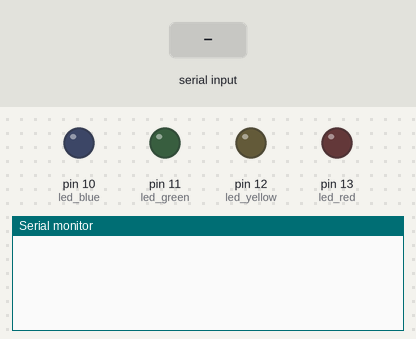
This sketch was run on a simulated Arduino Uno, built with avr-gcc and run on an emulated ATmega328P. Shown: output pins drawn as LEDs (lit = HIGH), the last lines printed to the serial monitor. The test bench sets the inputs (shaded band).

Above: at 1.2 s.
1.3 s: "inicio:" received over Serial
At 2.6 s:
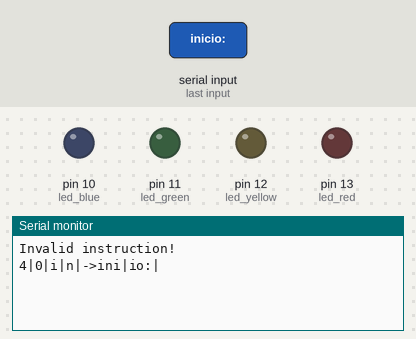
At 6.9 s:
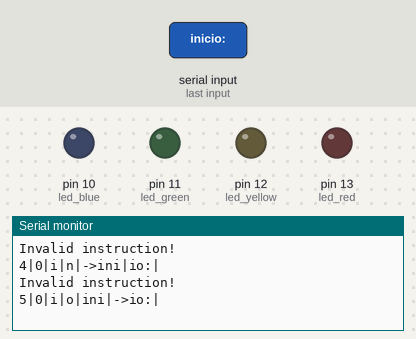

The sketch:

ALU.ino
```cpp
// pinos
int led_red    = 13;  // pin led red
int led_yellow = 12;  // pin led yellow
int led_green  = 11;  // pin led green
int led_blue   = 10;  // pin led blue

// variaveis
String memory[100];   // memory
String input = "" ;   // input
const int ds = 4;     // data start
int  ic = 0;          // instruction counter
int  PC = ds;         // program Counter
char W  = 0;          // OP
char X  = 0;          // A
char Y  = 0;          // B

// declaracoes
/**
 *  Loads the memory with the initial values.
 */
void load_memory ( void );

/**
 *  Loads the instructions into the memory.
 *
 *  @param input The input string.
 */
void load_instruction_to_memory ( String input );

/**
 *  Executes the instructions in the memory.
 */
void execute_instruction ( void );

/**
 *  Executes the instruction.
 *
 *  @param X The first operand.
 *  @param Y The second operand.
 *  @param W The operation.
 *  @return The result of the operation.
 */
String do_instruction ( char X, char Y, char W );

/**
 *  Converts a hexadecimal character to an integer.
 *
 *  @param hexc The hexadecimal character.
 *  @return The integer value.
 */
int hexchar_to_int ( char hexc );

/**
 *  Updates the LEDs based on the result.
 *
 *  @param result The result of the operation.
 */
void update_leds ( char result );

/**
 *  Converts a decimal value to a binary string.
 *
 *  @param value The decimal value.
 *  @return The binary string.
 */
String dec_to_bin ( int value );

/**
 *  Prints the memory.
 *
 *  @param adress The address to highlight.
 */
void print_memory ( int adress );

/**
 *  Prints the memory.
 */
void print_memory ( void );

void setup ( void )
{
    Serial.begin( 9600 );
    pinMode( led_red   , OUTPUT );
    pinMode( led_yellow, OUTPUT );
    pinMode( led_green , OUTPUT );
    pinMode( led_blue  , OUTPUT );
    load_memory( );
} // end setup ( )

void loop ( void )
{
    // verifica se há dados disponíveis para leitura
    if( Serial.available( ) > 0 ) {
        // lê os dados disponíveis
        input = Serial.readString( );
        // carrega as instruções na memória
        load_instruction_to_memory( input );
        // executa as instruções
        execute_instruction( );
    } // if
} // end loop ( )

void load_memory ( void )
{
    memory[0] =  PC;
    memory[1] = "0";
    memory[2] = "0";
    memory[3] = "0";
} // end load_memory ( )

void load_instruction_to_memory( String input )
{
    int size = input.length( );
    int i = 0;
    while( i < size )
    {
        if( ic < 100 ) {
            memory[ds+ic] = input.substring(i, i+3);
            ic = ic + 1;
            i = i + 4;
        } else {
            Serial.println( "Memory is full!" );
            i = size;
        } // if
    } // while
} // end load_instruction_to_memory ( )

void execute_instruction ( void )
{
    String instruction = "";
    while( PC < (ds+ic) )
    {
        memory[0] = String( PC, HEX );
        instruction = memory[PC];

        X = instruction.charAt(0);
        Y = instruction.charAt(1);
        W = instruction.charAt(2);

        String res = do_instruction( X, Y, W );
        W = res.charAt(0);

        memory[1] = W;
        memory[2] = X;
        memory[3] = Y;

        update_leds( hexchar_to_int( W ) );
        print_memory( PC );
        delay( 4000 );

        PC = PC + 1;
    } // while
  	Serial.println( "End of instructions!" );
} // end execute_instruction ( )

String do_instruction( char X, char Y, char W )
{
    int res = 0;
    int A = hexchar_to_int( X );
    int B = hexchar_to_int( Y );
    char OPCODE = W;
    switch ( OPCODE )
    {
    case '0':
        res = 1;
        break;
    case '1':
        res = A|(~B);
        break;
    case '2':
        res = A;
        break;
    case '3':
        res = (~A)^(~B);
        break;
    case '4':
        res = ~(A&B);
        break;
    case '5':
        res = ~A;
        break;
    case '6':
        res = A&(~B);
        break;
    case '7':
        res = (~A)|(~B);
        break;
    case '8':
        res = A^B;
        break;
    case '9':
        res = 0;
        break;
    case 'A':
        res = B;
        break;
    case 'B':
        res = A&B;
        break;
    case 'C':
        res = ~B;
        break;
    case 'D':
        res = ~((~A)&B);
        break;
    case 'E':
        res = A|B;
        break;
    case 'F':
        res = (~A)&B;
        break;
    default:
        Serial.println( "Invalid instruction!" );
        break;
    } // switch
    if( res < 0 ) {
        res = res + 16;
    } // if
    return ( String( res, HEX ) );
} // end do_instruction ( )

int hexchar_to_int ( char hexc )
{
    int res = -1;
    if( hexc >= '0' && hexc <= '9' ) {
        res = hexc - '0';
    } else if( hexc >= 'A' && hexc <= 'F' ) {
        res = 10 + (hexc - 'A');
    } else if( hexc >= 'a' && hexc <= 'f' ) {
        res = 10 + (hexc - 'a');
    } // if
    return ( res );
} // end hexchar_to_int ( )

void update_leds ( int result )
{
    String bin = dec_to_bin( result );
    digitalWrite( led_red   , bin.charAt(0) == '1' ? HIGH : LOW );
    digitalWrite( led_yellow, bin.charAt(1) == '1' ? HIGH : LOW );
    digitalWrite( led_green , bin.charAt(2) == '1' ? HIGH : LOW );
    digitalWrite( led_blue  , bin.charAt(3) == '1' ? HIGH : LOW );
} // end update_leds ( )

String dec_to_bin ( int value )
{
    String binary = "";
    int bit = 0;
    for( int i = 0; i < 4; i = i + 1 )
    {
        bit = value % 2;
        binary = String( bit ) + binary;
        value = value / 2;
    }
    return ( binary );
} // end dec_to_bin ( )

void print_memory ( int adress )
{
    int size = ds+ic;
    for( int i = 0; i < size; i = i + 1 ) {
        if( i >= 4 && i == adress ) {
            Serial.print( "->" );
        } // if
        Serial.print( memory[i] );
        Serial.print( "|" );
    } // for
    Serial.println( "" );
} // end print_memory ( )

void print_memory ( void )
{
    int size = ds+ic;
    for( int i = 0; i < size; i = i + 1 ) {
        Serial.print( memory[i] );
        Serial.print( "|" );
    } // for
    Serial.println( "" );
} // end print_memory ( )

/**
Casos de Testes:

FFC
1E3
026
009
FBD
AB5
538
706
7F7
C53
AAA
FBB
FF0
DF1
0EE
FF2
*/
```

Compilador.c
```cpp
#include <stdio.h>
#include <stdlib.h>
#include <string.h>
#include <stdbool.h>
#include <stddef.h>


int str_indexOf ( const char *_Str, const char _Char );


char* str_substring ( const char *_Str, size_t _Start, size_t _End );


bool str_contains ( const char* _Str, const char* _Src );


bool is_start ( char* input );


bool is_end ( char* input );


bool is_factor ( char* input );


bool is_expression( char* input );


bool is_command( char* input );

char find_instruction ( char* input );


void read_write_file ( char* in_filepath, char* out_filepath );

int main ( void )
{
	char* inputfile = "testeula.ula";
	char* outputfile = "testeula.hex";

	read_write_file( inputfile, outputfile );

	return ( 0 );
} // end main ( )

void read_write_file( char* in_filepath, char* out_filepath )
{
	char X = '\0';   // X -> Primeira variável
	char Y = '\0';   // Y -> Segunda variável
	char W[8];       // W -> Operação
	char _input[8];  // _input -> Linha a ser lida
	FILE* finput  = fopen( in_filepath, "rt"  );  // finput -> Arquivo de entrada
	FILE* foutput = fopen( out_filepath, "wt" );  // foutput -> Arquivo de saída

	// verificar se o arquivo de entrada existe
	if( finput == NULL ) {
		printf( "\n%s\n", "[ERRO] Unable to open input file!" );
	}
	else
	{
		// ler comando incial
		fscanf( finput, "%s", _input );

		// verificar se e' o comando 'inicio:'
		if( is_start( _input ) == false ) {
			printf( "\n%s\n", "[ERRO] Start not found!" );
		}
		else
		{
			// ler linha de comando
			fscanf( finput, "%s", _input );

			// enquanto nao encontrar o comando 'fim.'
			while( is_end( _input ) == false )
			{
				// verificar se e' um comando valido
				if( is_command( _input ) == true )
				{
					// pegar o valor de cada atribuicao
					int len = strlen( _input );
					if( _input[0] == 'X' ) {
						X = _input[len-2];
					} else if( _input[0] == 'Y' ) {
						Y = _input[len-2];
					} else if( _input[0] == 'W' ) {
						strncpy(W, &_input[2], len - 3);
						W[len-3] = '\0';
						char exp = find_instruction( W );
						// escrever no arquivo de saída
						fprintf( foutput, "%c%c%c\n", X, Y, exp );
					} // if
				} // if
				// ler proxima linha
				fscanf( finput, "%s", _input );
			} // while
		} // if
	} // if
	fclose( finput );
	fclose( foutput );
} // end read_from_file ( )

bool is_start( char* input )
{
	return ( strcmp(input, "inicio:") == 0);
} // end is_start ( )

bool is_end( char* input )
{
	return ( strcmp(input, "fim." ) == 0 );
} // end is_end ( )

char find_instruction( char* input )
{
	char res = 0;
	if( strcmp(input, "umL") == 0 ) {
		res = '0';
	} else if( strcmp(input, "AonB") == 0 ) {
		res = '1';
	} else if( strcmp(input, "copiaA") == 0 ) {
		res = '2';
	} else if( strcmp(input, "nAxnB") == 0 ) {
		res = '3';
	} else if( strcmp(input, "AeBn") == 0 ) {
		res = '4';
	} else if( strcmp(input, "nA") == 0 ) {
		res = '5';
	} else if( strcmp(input, "AenB") == 0 ) {
		res = '6';
	} else if( strcmp(input, "nAonB") == 0 ) {
		res = '7';
	} else if( strcmp(input, "AxB") == 0 ) {
		res = '8';
	} else if( strcmp(input, "zeroL") == 0 ) {
		res = '9';
	} else if( strcmp(input, "copiaB") == 0 ) {
		res = 'A';
	} else if( strcmp(input, "AeB") == 0 ) {
		res = 'B';
	} else if( strcmp(input, "nB") == 0 ) {
		res = 'C';
	} else if( strcmp(input, "nAeBn") == 0 ) {
		res = 'D';
	} else if( strcmp(input, "AoB") == 0 ) {
		res = 'E';
	} else if( strcmp(input, "nAeB") == 0 ) {
		res = 'F';
	} else {
		printf( "\n[ERRO] Instruction \'%s\' not found!\n", input );
	} // if
	return ( res );
} // end find_instruction ( )

bool is_factor( char* input )
{
	bool res = false;
	if(    strcmp(input, "X"     ) == 0 || strcmp(input, "Y"     ) == 0 || strcmp(input, "W"     ) == 0
		|| strcmp(input, "0"     ) == 0 || strcmp(input, "1"     ) == 0 || strcmp(input, "2"     ) == 0
		|| strcmp(input, "3"     ) == 0 || strcmp(input, "4"     ) == 0 || strcmp(input, "5"     ) == 0
		|| strcmp(input, "6"     ) == 0 || strcmp(input, "7"     ) == 0 || strcmp(input, "8"     ) == 0
		|| strcmp(input, "9"     ) == 0 || strcmp(input, "A"     ) == 0 || strcmp(input, "B"     ) == 0
		|| strcmp(input, "C"     ) == 0 || strcmp(input, "D"     ) == 0 || strcmp(input, "E"     ) == 0
		|| strcmp(input, "F"     ) == 0 || strcmp(input, "umL"   ) == 0 || strcmp(input, "AonB"  ) == 0
		|| strcmp(input, "copiaA") == 0 || strcmp(input, "nAxnB" ) == 0 || strcmp(input, "AeBn"  ) == 0
		|| strcmp(input, "nA"    ) == 0 || strcmp(input, "AenB"  ) == 0 || strcmp(input, "nAonB" ) == 0
		|| strcmp(input, "AxB"   ) == 0 || strcmp(input, "zeroL" ) == 0 || strcmp(input, "copiaB") == 0
		|| strcmp(input, "AeB"   ) == 0 || strcmp(input, "nB"    ) == 0 || strcmp(input, "nAeBn" ) == 0
		|| strcmp(input, "AoB"   ) == 0
		|| strcmp(input, "nAeB"  ) == 0 )
	{
		res = true;
	} else {
		printf( "\n%s\n", "[ERRO] Invalid factor!" );
	} // if
	return ( res );
} // end is_factor ( )

bool is_expression( char* input )
{
	bool res = false;
	int i = str_indexOf( input, '=' );
    if( i != -1 && is_factor(str_substring(input, 0, i-1)) && is_factor(str_substring(input, i+1, strlen(input)-2)) ) {
        res = true;
    } else {
		printf( "\n%s\n", "[ERRO] Invalid expression!" );
	} // if
	return ( res );
} // end is_expression ( )

bool is_command( char* input )
{
    bool res = false;
    if( input[strlen(input)-1] == ';' && str_contains(input, "=") && is_expression(input)  ) {
        res = true;
    } else {
		printf( "\n%s\n", "[ERRO] Invalid command!" );
	}// if
    return ( res );
} // end is_command ( )

bool str_contains (const char* _Str, const char* _Src)
{
    bool _Val = false;
    if( !_Str || !_Src ) {
        _Val = false;
    }
    else
    {
        size_t _Len_Str = strlen(_Str);
        size_t _Len_Src = strlen(_Src);

        for( size_t i = 0; i <= _Len_Str - _Len_Src; ++i )
        {
            bool found = true;
            for( size_t j = 0; j < _Len_Src; ++j )
            {
                if( _Str[i + j] != _Src[j] )
                {
                    found = false;
                    j = _Len_Src;
                } // end if
            } // end for
            if( found ) {
                _Val = true;
                i = _Len_Str - _Len_Src + 1;
            } // end if
        } // end for
    } // end if
    return ( _Val );
} // end str_contains ( )

char* str_substring ( const char *_Str, size_t _Start, size_t _End )
{
    char *_Sub = NULL;
    size_t _Len_Str = strlen( _Str );
    if ( _Start < _Len_Str && _End < _Len_Str  && _Start <= _End )
    {
        size_t _Len = _End - _Start + 1;
        _Sub = (char*) malloc( (_Len+1) * sizeof(char) );
        if( _Sub )
        {
            size_t j = 0;
            for ( size_t i = _Start; i <= _End; i = i + 1, j = j + 1 ) {
                *(_Sub+j) = *(_Str+i);
            } // end for
            *(_Sub+j) = '\0';
        } // end if
    } // end if
    return ( _Sub );
} // end str_substring ( )

int str_indexOf ( const char *_Str, const char _Char )
{
    size_t _Val = -1;
    if( _Str )
    {
        size_t _Var = 0;
        while( *(_Str+_Var) != _Char ) { _Var = _Var + 1; }
        if( *(_Str+_Var) == _Char ) {
            _Val = _Var;
        } // end if
    }
    return ( _Val );
} // end str_indexOf ( )
```

Measured:
- after the input at 1.3 s, the serial monitor: prints a new line after 1.0 s (image 1)
